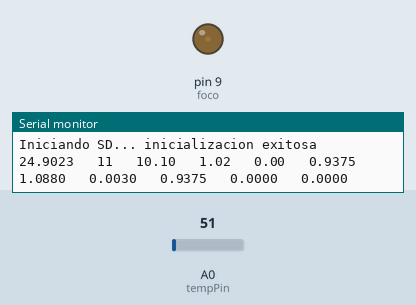
Bench run of a sketch on a simulated Arduino Uno, built with avr-gcc and run on an emulated ATmega328P. Parts: output pins drawn as LEDs (lit = HIGH), the last lines printed to the serial monitor. The test bench sets the inputs (shaded band); at power-on: A0 (tempPin) = 51.

Above: at 1.8 s.
1.9 s: A0 (tempPin) set to 30
At 4.8 s:
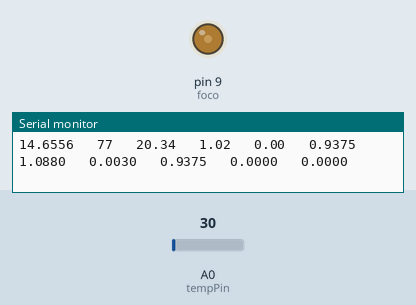
4.9 s: A0 (tempPin) set to 15
At 12.3 s:
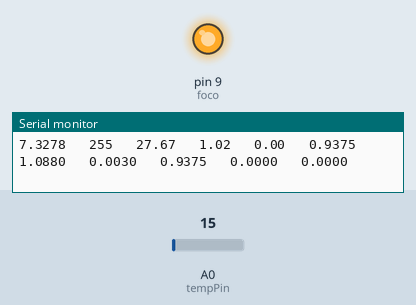
Timing chart, 0 to 13.8 s (numbered marks = the images above; inputs shaded):
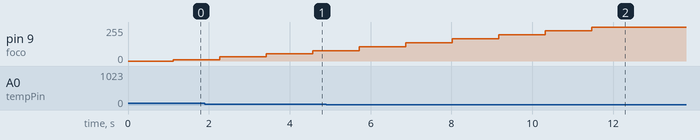

The sketch:

PI_difuso_Dany_huev.ino
```cpp
/* Control de temperatura difusa usando un PI  para una huevera de un foco de 50watts  con un sensor LM35
 * El  control difuso se establecio en tres tipos de casos bajo, medio y alto y dependiendo de sus funciones de membrésia donde este entre el controlador actuara
 * las ganancías se calculan por medio de pesos ponderados una técnica de control difuso aplicado a plantas físicas
 * A diferencía del controlador clasíco PI   el difuso actua más rapído y converge más rapidamente el error a 0
 *
 */


//#include <SD.h>
#include<math.h>

//File myFile;
float temp=0, valor;
int tempPin = A0;
int foco=9;
unsigned long tiempoAnterior=0, tiempo=0;
int periodo=1000;
float ref=35;
int u=0;
float cin=0, error=0;
float ea=0, ua=0;
float de=0;
int estado=0;
int i;
int j;
float numkp=0, numki=0, den=0;
float aa=0, bb=0;
//FUSIFICACIÓN
// funciones de membresía  que representan la temperatura
int A[3]={20, 36, 40};
int B[3]={36, 40, 44};
int C[3]={40, 44, 65};

// ganancías del controlador
float Kp[3]={1.088, 1.477, 0.6992};
float Ki[3]={0.003, 0.005, 0.0033};

float MINi=0, MAXi[3]={0, 0, 0};
float Kpg=0, Kig=0;


void setup() {
   Serial.begin(9600);
   Serial.print("Iniciando SD... ");

  Serial.println("inicializacion exitosa");
   pinMode(tempPin,INPUT);
  pinMode(foco,OUTPUT);
}
  // put your setup code here, to run once:


void loop() {
    tiempo=millis();
  if(tiempo-tiempoAnterior>=periodo){
   // myFile = SD.open("prueba.txt", FILE_WRITE);//abrimos  el archivo
for ( int i = 0 ; i < 1000; i++ ) {
  temp += analogRead(tempPin);
  }
temp/=1000;
  valor=analogRead(tempPin);
   temp = (temp*5*100)/1024;

//   //Fusificación
//

   for(i=0;i<=2;i++){
    aa=(ref-A[i])/(B[i]-A[i]);
    bb=(C[i]-ref)/(C[i]-B[i]);
    MINi=min(aa,bb);
    MAXi[i]=max(MINi,0);
    }

     den=0;
     numkp=0;
     numki=0;
     for(i=0;i<=2;i++){
     den= MAXi[i]+den;
     numkp= numkp+(MAXi[i]*Kp[i]);
     numki= numki+(MAXi[i]*Ki[i]);
     }
//
     Kpg=numkp/den;
     Kig=numki/den;

//
//     //PI
       error=ref-temp;

       u=(Kpg+Kig)*error-Kig*ea+ua;
       ea=error;
       ua=u;

       //limitación de PWM
       if (u>255){
       u=255;}
       if (u<0){
       u=0;}


         analogWrite(foco,u);

//

     //Datalogger


      Serial.print(temp,4);
      Serial.print("   ");
      Serial.print(u);
      Serial.print("   ");
      Serial.print(error);
      Serial.print("   ");
      Serial.print(numkp);
      Serial.print("   ");
      Serial.print(numki);
      Serial.print("   ");
      Serial.print(den,4);
      Serial.print("   ");
      Serial.print(Kpg,4);
      Serial.print("   ");
      Serial.print(Kig,4);
      Serial.print("   ");
      Serial.print(MAXi[0],4);
      Serial.print("   ");
      Serial.print(MAXi[1],4);
      Serial.print("   ");
      Serial.print(MAXi[2],4);
      Serial.println("   ");

      tiempoAnterior=millis();
  }
  }
```
